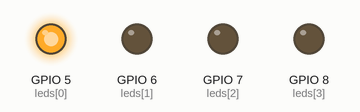
The program below on a simulated Raspberry Pi (BCM pin numbers). Parts: output pins drawn as LEDs (lit = HIGH).

Above: at 0.2 s.
At 1.2 s:
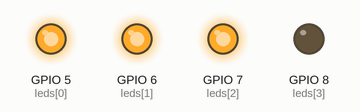
At 1.7 s:
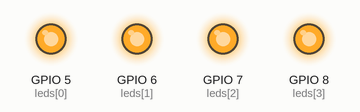
At 2.2 s:
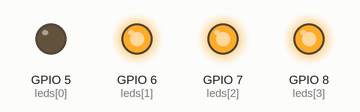
At 3.2 s:
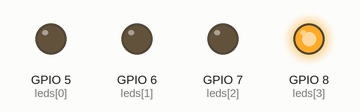
At 4.7 s:
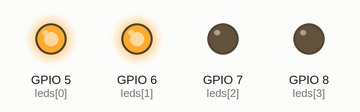
Timing chart, 0 to 5.2 s (numbered marks = the images above):
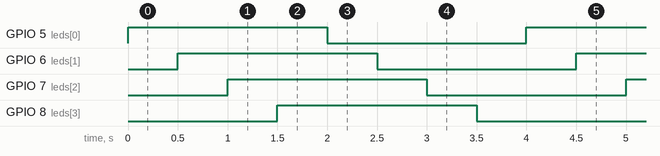

The program:

leds_test.py
```python
import RPi.GPIO as GPIO
import time

GPIO.setmode(GPIO.BCM)

leds = [5,6,7,8] # 리스트 leds를 5~8번 핀으로 초기화

# 각 핀을 GPIO를 출력한 뒤 off
for led in leds:
    GPIO.setup(led, GPIO.OUT)
    GPIO.output(led, False)

try:
    while True:

        # 각 핀을 차례로 키고 시간 지연

        for led in leds:
            GPIO.output(led, True)
            time.sleep(0.5)

        #각 핀을 차례로 끄고 시간 지연

        for led in leds:
            GPIO.output(led, False)
            time.sleep(0.5)
except KeyboardInterrupt:
    pass

for led in leds:
    GPIO.output(led, False)

GPIO.cleanup()
```

Measured:
- by itself, GPIO 5 (leds[0]), GPIO 6 (leds[1]), GPIO 7 (leds[2]), GPIO 8 (leds[3]): alternates HIGH for 2.0 s and LOW for 2.0 s
- by itself, everything shown: repeats every 4.0 s, in 8 steps
